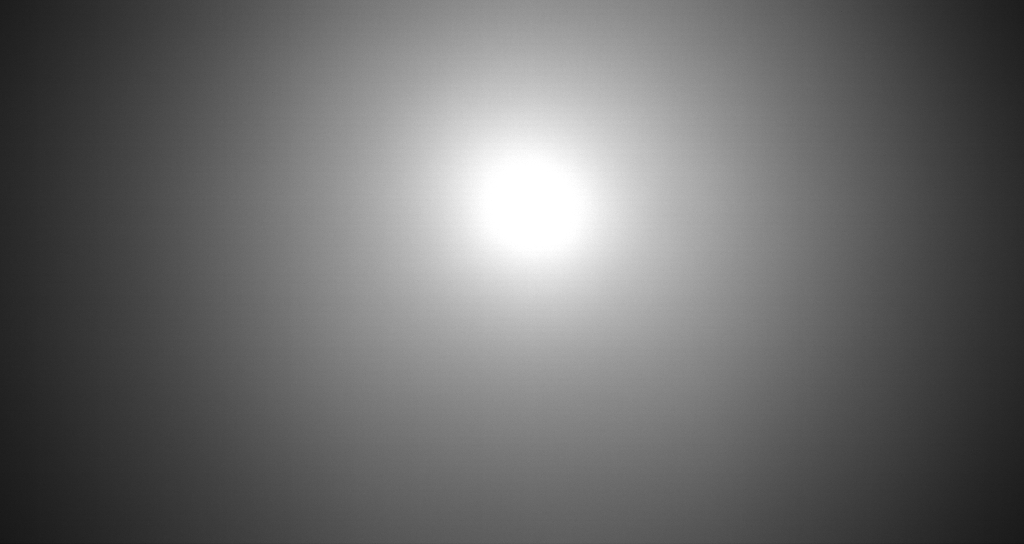
#> input picture Modul 3/Lab 3 - Avbildning/bilde_2023-05-16_1.png, 2048 x 1088 px (shown at 1/2 size); its folder holds only this picture in this run
$ jupyter execute --allow-errors Avbildning_Notebook.ipynb
#> lines starting #> are read from the running program, lines starting #| are printed output that depends on the picture
# 1. Avbildningen med Linse

[cell 1]
import numpy as np

d_original = 15.1  # Diameter av mønsteret på lampen [mm]
n = 1.520  # Brytningsindex til linsene
S1_obj = 1260  # Avstand Lampe - Linse [mm]
S1_img = 240  # Avstand Linse - Bilde [mm]
S2_obj = 300  # Avstand Lampe - Linse [mm]
S2_img = 600  # Avstand Linse - Bilde [mm]
sph_met_rad = 12  # Radius av sfærometeret[mm]
d = 0.36  # Målte verdien med sfærometeret [mm]


def focal_len(s_obj, s_img):  # Beregener fokallengde
    return 1/((1/s_obj) + (1/s_img))


def magnification(s_obj, s_img):  # Beregner forstørrelse
    return s_img/s_obj


def lens_rad(D, d):  # Beregner krumningsradius
    return ((D**2) + (d**2))/(2*d)


def linsemaker(n, R1, R2):  # Linsemakerformelen
    return 1/((n-1)*((1/R1)-(1/R2)))


f1 = focal_len(S1_obj, S1_img)  # Fokallengde for punkt 3
M1 = magnification(S1_obj, S1_img)  # Forstørrelse for 150 cm avstand
M2 = magnification(S1_img, S1_obj)  # Forstørrelse for 150 cm avstand
M3 = magnification(S2_obj, S2_img)  # Forstørrelse for 90 cm avstand
M4 = magnification(S2_img, S2_obj)  # Forstørrelse for 90 cm avstand
rad_lens = lens_rad(sph_met_rad, d)  # Krumningsradius for 200 mm linsen  [mm]
f1_linsemaker = linsemaker(n, rad_lens, -rad_lens)  # Fokallengde for 200 mm linsen  [mm]

print(f'Forstørrelse for 150 cm avstand:    {M1: .2f} X')
print(f'Forstørrelse for 150 cm avstand:    {M2: .2f} X')
print(f'Krumningsradius for 200 mm linsen:  {rad_lens: .2f} [mm]')
print(f'Fokallengde for 200 mm linsen:      {f1_linsemaker: .2f} [mm]')

# 2. Lysbunter og Fokus Uendelig Langt Borte

- Lysbunten divergerer når vi flytter skjermen lenger unna linsen
- Økt avstand mellom lyskilden og linsen gjør at lysbunten konvergerer
- Ved å sette linsen, **10.5 cm** unna lyskilden endrer ikke lysbunten størrelse når den flyttes frem eller tilbake.
  Denne avstanden kalles **fokallengden**
- Ved en distanse på 2X fokallengden på 21 cm blir lysbunten et konsentrert punkt TODO: Sammenlign med oppgave 1
- TODO: Skjønner ikke helt spørmålet "*Diskuter kort hvordan vi med en linse kan sende mest mulig lys til et punkt i endelig avstand og til
et punkt veldig langt borte*".
Mener de kanskje "*sende mest mulig lys FRA et punkt i endelig avstand TIL et punkt veldig langt borte*", eller "*sende mest mulig lys TIL et punkt i endelig avstand FRA et punkt veldig langt borte*"
Jeg velger å tolke det som "*Hvordan kan vi sende mest mulig lys fra en kilde uendelig langt unna, til et punkt i endelig avstand*". Da er svaret: Å bruke en konveks linse som samler lys til ett fokuspunkt.

# 3 Lupe
## 1.
Den grønne lyskilden er på høyre side, og den rød på venstre. Etter å ha passert gjennom linsen byttet de plass slik at den grønne lysbunten var på venstre side, og den røde lysbunten på høyre. Når vi flyttet skjermen bakover divergerte de, men holdt konstant radius.

## 2.
Når vi ser gjennom linsen ser vi et forstørret bildet av lyskilden. Minner om et mikroskop. Alt er i fokus.

## 3.
- Vi setter 50 mm linsen i en avstand **5.75 cm** unna lyskilden for å oppnå **konstant diameter**
- **Vinkelen** mellom lysbuntene er **større** for 50 mm linsen, enn for en 100 mm linse
- Bildet blir enda mer forstørret ved bruk av 50 mm linse.

# 4. Teleskop
- Vi ser et klart bilde av mønsteret på skyggemønsteret TODO: Dobbeltsjekk om stemmer.

# 5. Kamera og Fotoner

TODO: Mangler siste oppgave med plot av støy mot middelverdi.

[cell 2]
import os
import cv2
import numpy as np
import matplotlib.pyplot as plt
import matplotlib as mpl


def image_noise_analysis(filename):
    ny = 100
    nx = 100
    im1 = cv2.imread(filename)
#> im1 is the input picture: shape (1088, 2048, 3); min 15, max 255, mean 107.2
    im1 = np.flip(im1, axis=2)

    #print(im1)
    #printer bildet

    Ny = im1.shape[0]
#> Ny = 1088
    Nx = im1.shape[1]
#> Nx = 2048
    #print(Ny, Nx)
    cc = [round(Nx/2), round(Ny/2)]
#> cc = [1024, 544]

    fig, ax = plt.subplots()
    ax.imshow(im1)
    #lager et rektangulært fokuspunkt
    rect = mpl.patches.Rectangle((cc[0] - round(nx/2),cc[1] - round(ny/2)), nx,ny,
                                 linewidth=1, edgecolor='r', facecolor=None, fill = False)
    plt.plot(cc[0], cc[1], 'r+')
    ax.add_patch(rect)
    plt.show()
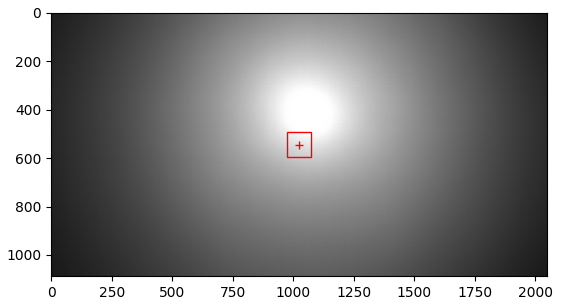
#> figure drawn by matplotlib, 1 panel

    #henter ut grønn channel verdier
    im2 = im1[:,:,2]
    #print(np.shape(im1))


    im2 = im1[cc[1] - round(ny/2):cc[1]+round(ny/2)-1, cc[0]-round(nx/2):cc[0] + round(nx/2)-1,2]
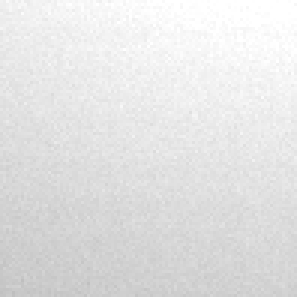
#> im2: shape (99, 99) (shown 3 times larger); min 190, max 255, mean 227.3
    m = np.mean(im2[:])
#> m = 227.3
    im2 = im2.astype('int')
    #print(type(im2[0,0]))
    fig2, ax2 = plt.subplots()
    ax2.imshow(im2)
    plt.show()

    #forskjell i intensitet mellom naboer
    im3 = im2[:,1:-2] - im2[:,2:-1]
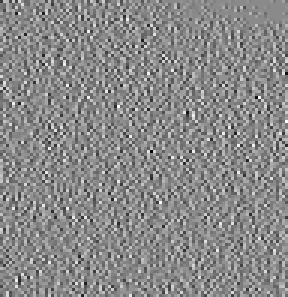
#> im3: shape (99, 96) int64 (shown 3 times larger); min -19, max 16, mean -0.134; drawn with min black and max white
    #varianse
    v = np.var(im3[:])
#> v = 21.1
#> `m, v = image_noise_analysis(filename)`: m = 227.3; v = 21.1
    fig3, ax3 = plt.subplots()
    ax3.imshow(im3)
    plt.show(block = False)
    # print('middelverdi:', m, 'varians til differanse mellom nabopiksler:', v)
    return m, v

M, V = [], []
path = os.path.abspath("")
#> (the rest of this cell did not finish here and is left out)
